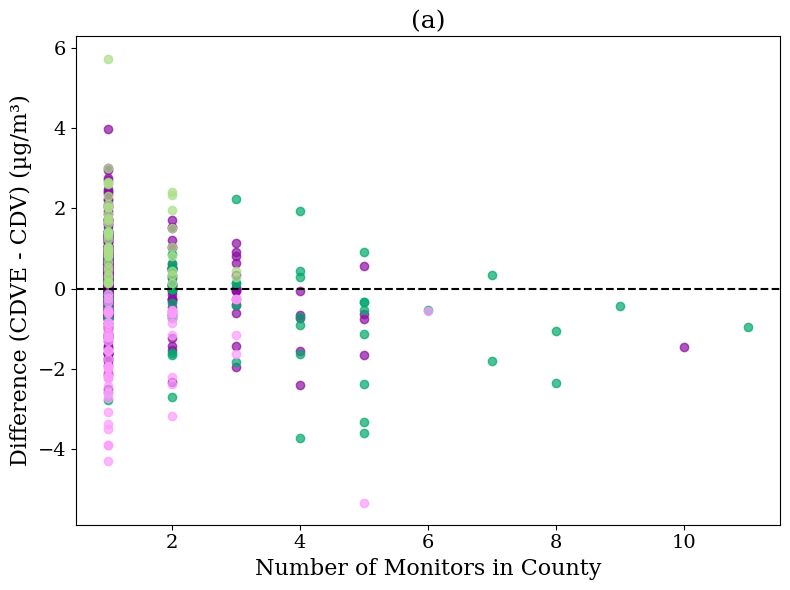
#> input picture paper2/fig2a.png, 790 x 590 px, found by its file name
$ jupyter execute figure_2.ipynb
#> lines starting #> are read from the running program, lines starting #| are printed output that depends on the picture
[cell 1]
from PIL import Image

# Load images
img1 = Image.open('/home/acker/WHIPS/ALA/paper2/fig2a.png')
#> img1 is the input picture: PIL image 790x590 RGBA; mean R, G, B, A 249.3, 249.2, 249.6, 255
img2 = Image.open('/home/acker/WHIPS/ALA/paper2/fig2b.png')
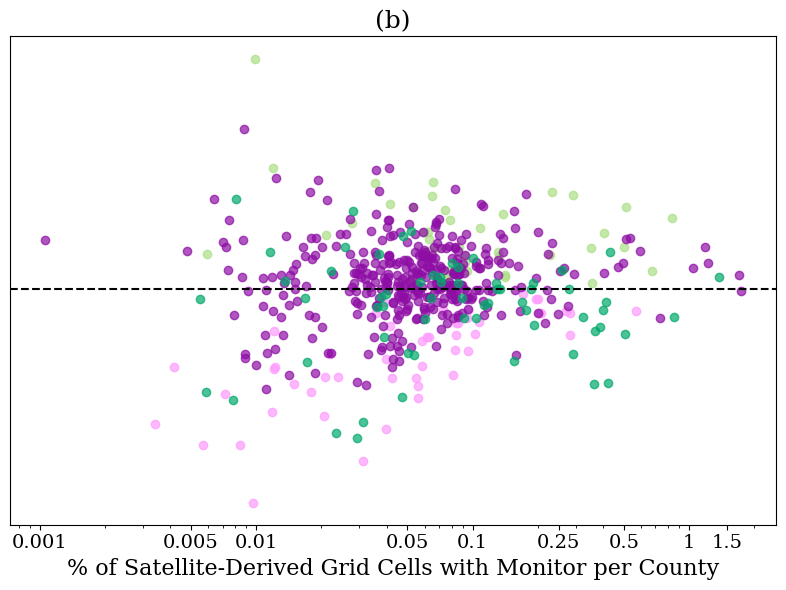
#> input picture paper2/fig2b.png, 786 x 590 px, found by its file name
#> img2 is the input picture: PIL image 786x590 RGBA; mean R, G, B, A 245, 242.1, 246.4, 255
img3 = Image.open('/home/acker/WHIPS/ALA/paper2/fig2c.png')
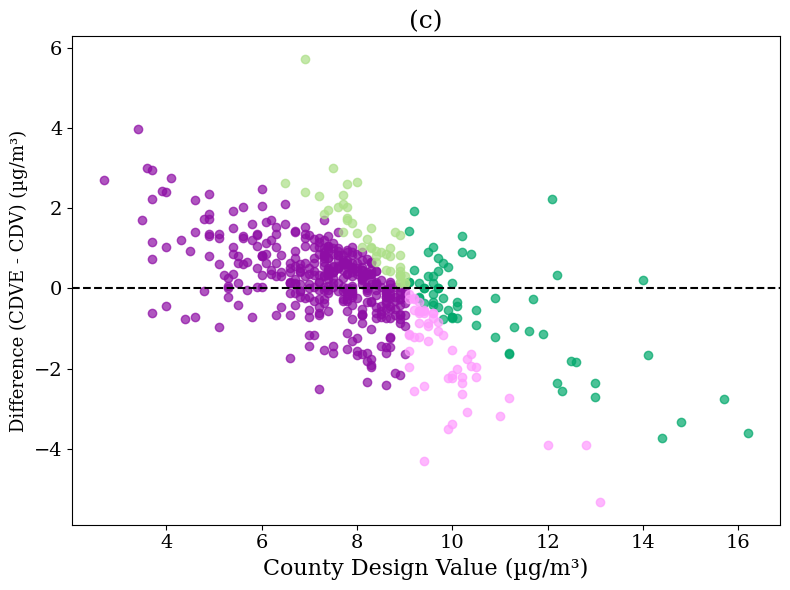
#> input picture paper2/fig2c.png, 790 x 590 px, found by its file name
#> img3 is the input picture: PIL image 790x590 RGBA; mean R, G, B, A 246.1, 243.5, 247.2, 255

# Resize all images to the same width (if needed)
width = max(img1.width, img2.width, img3.width)
#> width = 790

img1 = img1.resize((width, int(img1.height * width / img1.width)))
img2 = img2.resize((width, int(img2.height * width / img2.width)))
#> img2: PIL image 790x593 RGBA
img3 = img3.resize((width, int(img3.height * width / img3.width)))

# Optional overlap between images (set to 0 for no overlap)
overlap = 0

# Calculate total height for canvas
total_height = img1.height + img2.height + img3.height - 2 * overlap
#> total_height = 1773

# Create a blank canvas
combined = Image.new("RGB", (width, total_height), (255, 255, 255))
#> combined: PIL image 790x1773 RGB; every value is 255

# Paste images on canvas
combined.paste(img1, (0, 0))
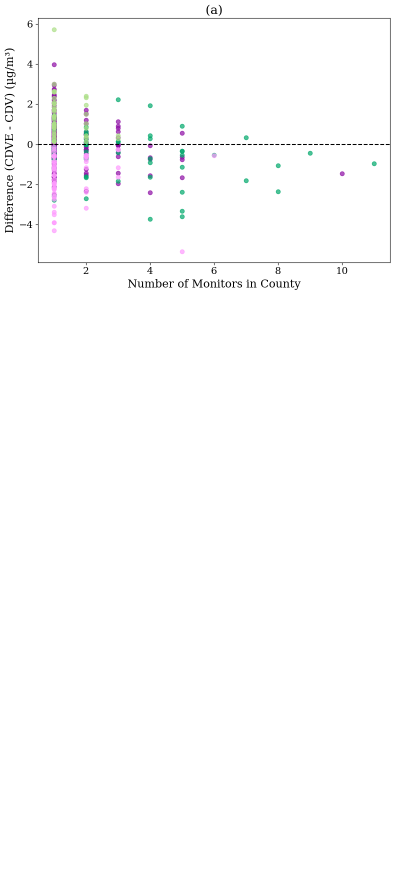
#> combined: PIL image 790x1773 RGB (shown at 1/2 size); mean R, G, B 253.1, 253.1, 253.2
combined.paste(img2, (0, img1.height - overlap))
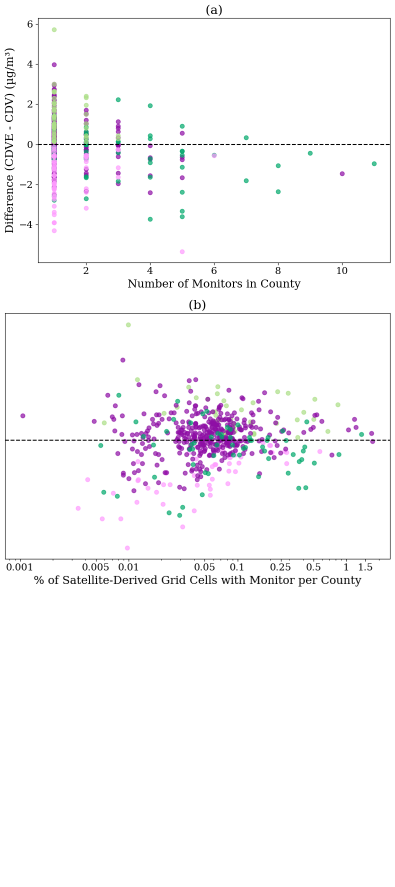
#> combined: PIL image 790x1773 RGB (shown at 1/2 size); mean R, G, B 249.7, 248.7, 250.3
combined.paste(img3, (0, img1.height + img2.height - 2 * overlap))
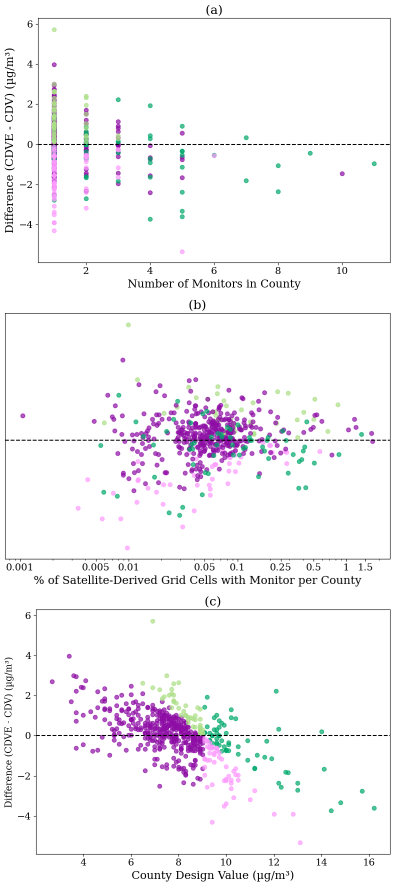
#> combined: PIL image 790x1773 RGB (shown at 1/2 size); mean R, G, B 246.8, 244.9, 247.7

# Save the combined image
combined.save('/home/acker/WHIPS/ALA/paper2/fig2_combined.png', format='PNG', optimize=True)

# Optionally, show the result
combined.show()
